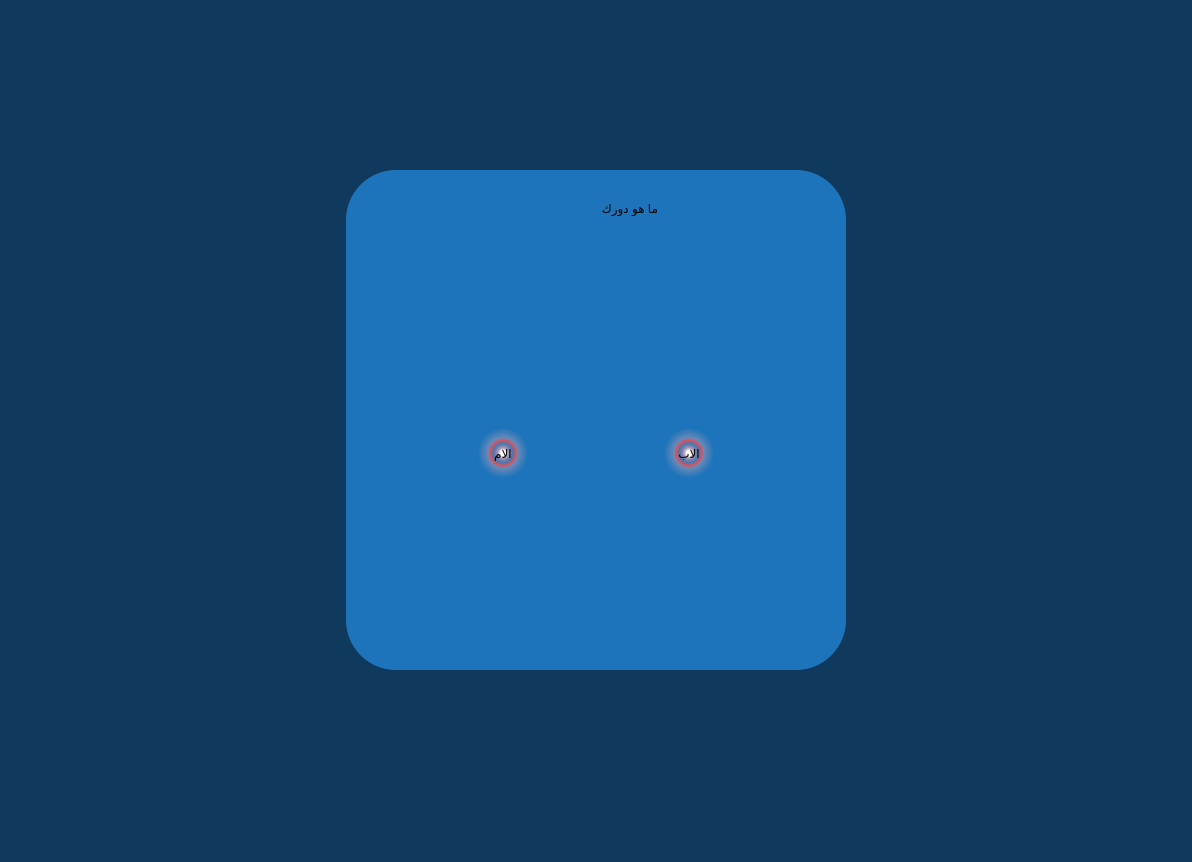
<?xml version="1.0" encoding="UTF-8"?>
<ui version="4.0">
 <class>start</class>
 <widget class="QMainWindow" name="start">
  <property name="geometry">
   <rect>
    <x>0</x>
    <y>0</y>
    <width>1192</width>
    <height>862</height>
   </rect>
  </property>
  <property name="windowTitle">
   <string>MainWindow</string>
  </property>
  <property name="styleSheet">
   <string notr="true">
background-color: rgb(15, 58, 93)
</string>
  </property>
  <widget class="QWidget" name="centralwidget">
   <layout class="QGridLayout" name="gridLayout">
    <item row="1" column="2">
     <spacer name="horizontalSpacer">
      <property name="orientation">
       <enum>Qt::Horizontal</enum>
      </property>
      <property name="sizeHint" stdset="0">
       <size>
        <width>40</width>
        <height>20</height>
       </size>
      </property>
     </spacer>
    </item>
    <item row="0" column="1">
     <spacer name="verticalSpacer">
      <property name="orientation">
       <enum>Qt::Vertical</enum>
      </property>
      <property name="sizeHint" stdset="0">
       <size>
        <width>20</width>
        <height>40</height>
       </size>
      </property>
     </spacer>
    </item>
    <item row="1" column="1">
     <widget class="QWidget" name="widget" native="true">
      <property name="minimumSize">
       <size>
        <width>500</width>
        <height>500</height>
       </size>
      </property>
      <property name="styleSheet">
       <string notr="true">background-color: rgb(30, 116, 186);
border-radius: 50px;</string>
      </property>
      <layout class="QGridLayout" name="gridLayout_2">
       <item row="3" column="3">
        <widget class="QPushButton" name="pushButton">
         <property name="minimumSize">
          <size>
           <width>50</width>
           <height>50</height>
          </size>
         </property>
         <property name="styleSheet">
          <string notr="true">font: 12pt &quot;Segoe UI&quot;;
font: 14pt &quot;Segoe UI&quot;;
background-color: qradialgradient(spread:pad, cx:0.5, cy:0.5, radius:0.5, fx:0.5, fy:0.5, stop:0 rgba(255, 255, 255, 255), stop:0.1 rgba(255, 255, 255, 255), stop:0.2 rgba(255, 176, 176, 167), stop:0.3 rgba(255, 151, 151, 92), stop:0.4 rgba(255, 125, 125, 51), stop:0.5 rgba(255, 76, 76, 205), stop:0.52 rgba(255, 76, 76, 205), stop:0.6 rgba(255, 180, 180, 84), stop:1 rgba(255, 255, 255, 0));
color: rgb(0, 0, 0);</string>
         </property>
         <property name="text">
          <string>الاب</string>
         </property>
        </widget>
       </item>
       <item row="3" column="2">
        <spacer name="horizontalSpacer_3">
         <property name="orientation">
          <enum>Qt::Horizontal</enum>
         </property>
         <property name="sizeHint" stdset="0">
          <size>
           <width>117</width>
           <height>20</height>
          </size>
         </property>
        </spacer>
       </item>
       <item row="2" column="2">
        <spacer name="verticalSpacer_4">
         <property name="orientation">
          <enum>Qt::Vertical</enum>
         </property>
         <property name="sizeHint" stdset="0">
          <size>
           <width>20</width>
           <height>40</height>
          </size>
         </property>
        </spacer>
       </item>
       <item row="1" column="2">
        <widget class="QLabel" name="label">
         <property name="minimumSize">
          <size>
           <width>0</width>
           <height>59</height>
          </size>
         </property>
         <property name="maximumSize">
          <size>
           <width>16777215</width>
           <height>16777215</height>
          </size>
         </property>
         <property name="styleSheet">
          <string notr="true">font: 18pt &quot;Segoe UI&quot;;</string>
         </property>
         <property name="text">
          <string>ما هو دورك</string>
         </property>
        </widget>
       </item>
       <item row="4" column="2">
        <spacer name="verticalSpacer_3">
         <property name="orientation">
          <enum>Qt::Vertical</enum>
         </property>
         <property name="sizeHint" stdset="0">
          <size>
           <width>20</width>
           <height>40</height>
          </size>
         </property>
        </spacer>
       </item>
       <item row="3" column="4">
        <spacer name="horizontalSpacer_4">
         <property name="orientation">
          <enum>Qt::Horizontal</enum>
         </property>
         <property name="sizeHint" stdset="0">
          <size>
           <width>40</width>
           <height>20</height>
          </size>
         </property>
        </spacer>
       </item>
       <item row="3" column="1">
        <widget class="QPushButton" name="pushButton_2">
         <property name="minimumSize">
          <size>
           <width>50</width>
           <height>50</height>
          </size>
         </property>
         <property name="styleSheet">
          <string notr="true">color: rgb(0, 0, 0);
background-color: qradialgradient(spread:pad, cx:0.5, cy:0.5, radius:0.5, fx:0.5, fy:0.5, stop:0 rgba(255, 255, 255, 255), stop:0.1 rgba(255, 255, 255, 255), stop:0.2 rgba(255, 176, 176, 167), stop:0.3 rgba(255, 151, 151, 92), stop:0.4 rgba(255, 125, 125, 51), stop:0.5 rgba(255, 76, 76, 205), stop:0.52 rgba(255, 76, 76, 205), stop:0.6 rgba(255, 180, 180, 84), stop:1 rgba(255, 255, 255, 0));
font: 14pt &quot;Segoe UI&quot;;</string>
         </property>
         <property name="text">
          <string>الام</string>
         </property>
        </widget>
       </item>
       <item row="3" column="0">
        <spacer name="horizontalSpacer_5">
         <property name="orientation">
          <enum>Qt::Horizontal</enum>
         </property>
         <property name="sizeHint" stdset="0">
          <size>
           <width>40</width>
           <height>20</height>
          </size>
         </property>
        </spacer>
       </item>
      </layout>
     </widget>
    </item>
    <item row="1" column="0">
     <spacer name="horizontalSpacer_2">
      <property name="orientation">
       <enum>Qt::Horizontal</enum>
      </property>
      <property name="sizeHint" stdset="0">
       <size>
        <width>40</width>
        <height>20</height>
       </size>
      </property>
     </spacer>
    </item>
    <item row="2" column="1">
     <spacer name="verticalSpacer_2">
      <property name="orientation">
       <enum>Qt::Vertical</enum>
      </property>
      <property name="sizeHint" stdset="0">
       <size>
        <width>20</width>
        <height>40</height>
       </size>
      </property>
     </spacer>
    </item>
   </layout>
  </widget>
  <widget class="QMenuBar" name="menubar">
   <property name="geometry">
    <rect>
     <x>0</x>
     <y>0</y>
     <width>1192</width>
     <height>21</height>
    </rect>
   </property>
  </widget>
  <widget class="QStatusBar" name="statusbar"/>
 </widget>
 <resources/>
 <connections/>
</ui>
